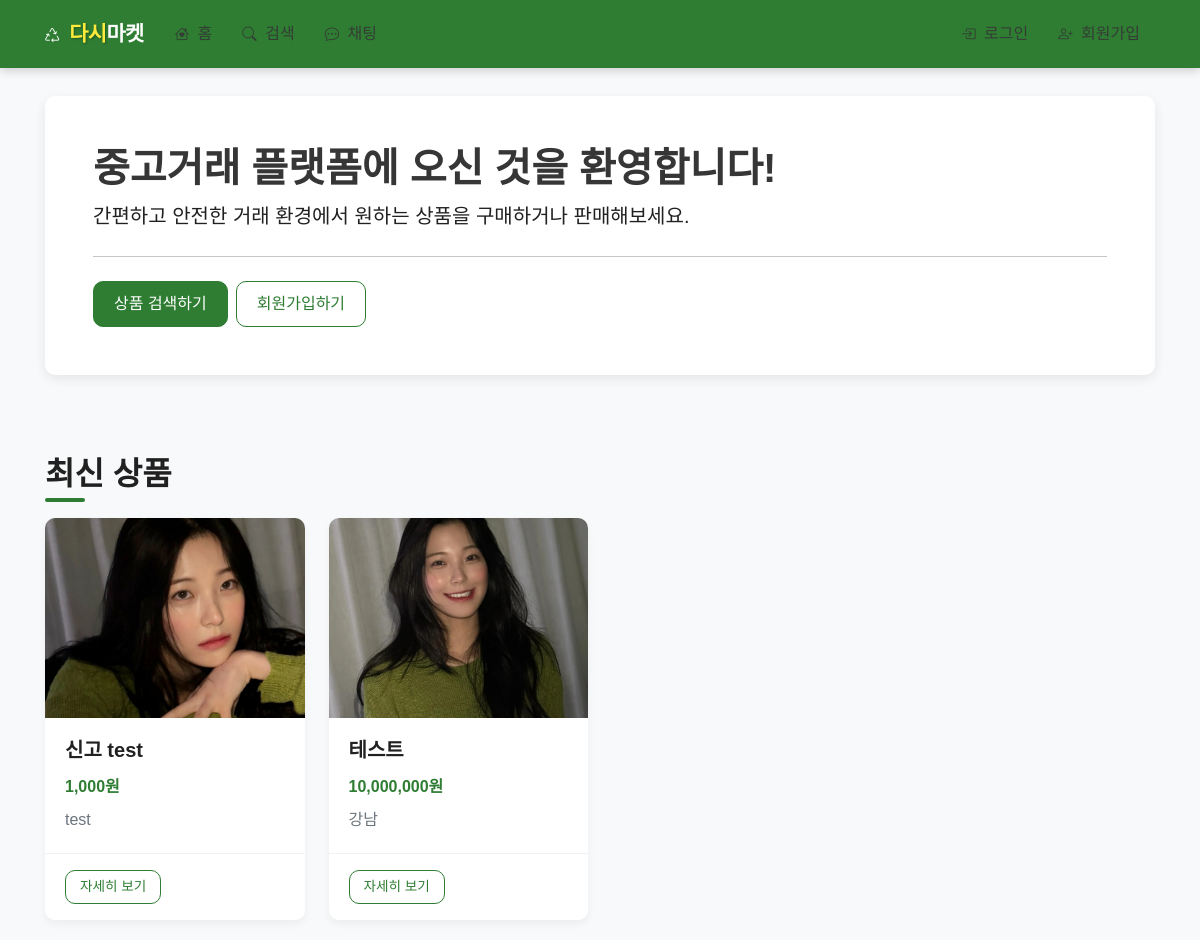
Before: / with the older database file.
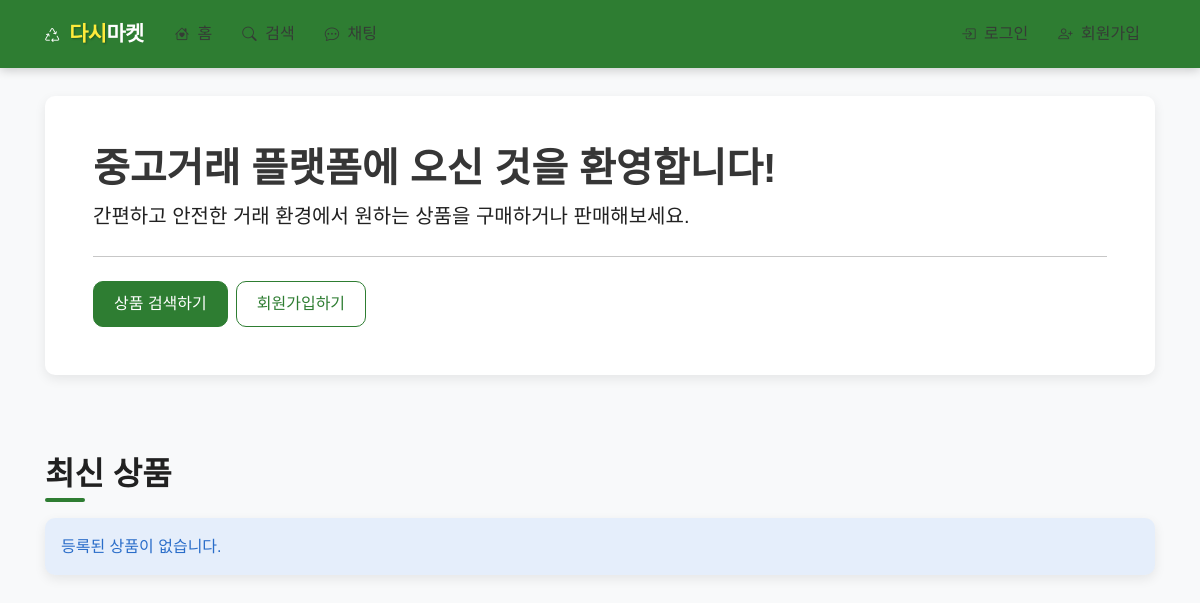
After: the same page with the newer database file.
### app/models.py (models this page shows, shortened)
class Product(db.Model):
    __tablename__ = 'products'
    id = db.Column(db.Integer, primary_key=True)
    title = db.Column(db.String(120), nullable=False)
    description = db.Column(db.Text, nullable=False)
    price = db.Column(db.Integer, nullable=False)
    category = db.Column(db.String(50), nullable=False)
    location = db.Column(db.String(100), nullable=False)
    seller_id = db.Column(db.Integer, db.ForeignKey('users.id'), nullable=False)
    status = db.Column(db.String(20), default='active')  # active, sold, hidden
    created_at = db.Column(db.DateTime, default=datetime.utcnow)
    updated_at = db.Column(db.DateTime, default=datetime.utcnow, onupdate=datetime.utcnow)
    images = db.relationship('ProductImage', backref='product', lazy='dynamic', cascade='all, delete-orphan')
    transfers = db.relationship('Transfer', backref='product', lazy='dynamic')

class ProductImage(db.Model):
    __tablename__ = 'product_images'
    id = db.Column(db.Integer, primary_key=True)
    product_id = db.Column(db.Integer, db.ForeignKey('products.id'), nullable=False)
    image_path = db.Column(db.String(200), nullable=False)
    created_at = db.Column(db.DateTime, default=datetime.utcnow)

### app/main/routes.py (the view)
@bp.route('/')
def index():
    latest_products = Product.query.filter_by(status='active').order_by(desc(Product.created_at)).limit(8).all()
    return render_template('index.html', title='홈', products=latest_products)

### app/templates/index.html (shortened to what this page needs)
{% extends 'base.html' %}
{% block content %}
<div class="jumbotron py-5">
    <h1 class="display-4">중고거래 플랫폼에 오신 것을 환영합니다!</h1>
    <p class="lead">간편하고 안전한 거래 환경에서 원하는 상품을 구매하거나 판매해보세요.</p>
    <hr class="my-4">
    <div class="d-flex">
        <a class="btn btn-primary me-2" href="{{ url_for('main.search') }}" role="button">상품 검색하기</a>
        {% if current_user.is_authenticated %}
        <a class="btn btn-success" href="{{ url_for('product.create_product') }}" role="button">상품 등록하기</a>
        {% else %}
        <a class="btn btn-outline-primary" href="{{ url_for('auth.register') }}" role="button">회원가입하기</a>
        {% endif %}
    </div>
</div>
<h2 class="mt-5 mb-4">최신 상품</h2>
{% if products %}
<div class="row row-cols-1 row-cols-md-2 row-cols-lg-4 g-4">
    {% for product in products %}
    <div class="col">
        <div class="card h-100">
            {% if product.images.first() %}
            <img src="{{ url_for('static', filename='uploads/' + product.images.first().image_path) }}" class="card-img-top" alt="{{ product.title }}">
            {% else %}
            <div class="card-img-top bg-light d-flex align-items-center justify-content-center" style="height: 200px;">
                <span class="text-muted">이미지 없음</span>
            </div>
            {% endif %}
            <div class="card-body">
                <h5 class="card-title">{{ product.title }}</h5>
                <p class="card-text text-danger fw-bold">{{ product.price | format_number }}원</p>
                <p class="card-text text-muted">{{ product.location }}</p>
            </div>
            <div class="card-footer">
                <a href="{{ url_for('product.view_product', product_id=product.id) }}" class="btn btn-sm btn-outline-primary">자세히 보기</a>
            </div>
        </div>
    </div>
    {% endfor %}
</div>
{% else %}
<div class="alert alert-info">
    등록된 상품이 없습니다.
</div>
{% endif %}
{% endblock %}

Changed rows visible on the page:
removed Product: image_path (picture), title "신고 test", price "1,000", location "test"
removed Product: image_path (picture), title "테스트", price "10,000,000", location "강남"
Other visible differences:
text now shown: "등록된 상품이 없습니다."
